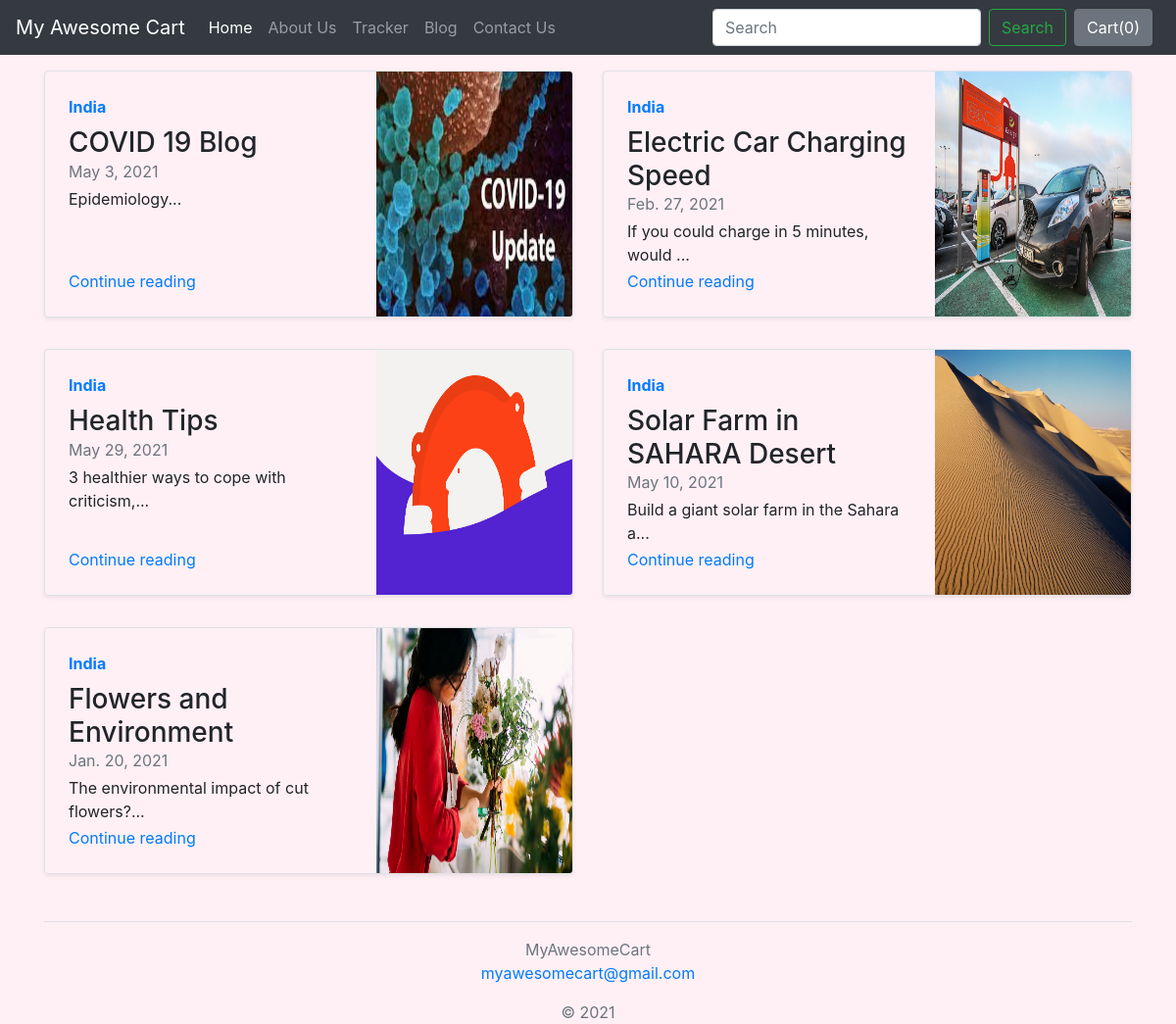
Screenshot of /blog/ with the database file from the repository.
### blog/models.py (models this page shows)
class Blogpost(models.Model):
    post_id = models.AutoField(primary_key=True)
    title = models.CharField(max_length=50)
    head0 = models.CharField(max_length=500, default="")
    chead0 = models.CharField(max_length=5000, default="")
    head1 = models.CharField(max_length=500, default="")
    chead1 = models.CharField(max_length=5000, default="")
    head2 = models.CharField(max_length=500, default="")
    chead2 = models.CharField(max_length=5000, default="")
    pub_date = models.DateField()
    thumbnail = models.ImageField(upload_to="blog/images", default="")
    def __str__(self):
        return self.title

### blog/views.py (the view)
# urls.py: path("", views.index, name="blogHome"),
def index(request):
    myposts = Blogpost.objects.all()
    print(myposts)
    return render(request, 'blog/index.html', {'myposts': myposts})

### blog/templates/blog/index.html (shortened to what this page needs)
{% extends 'blog/basic.html' %}
{% block body %}
<div class="container mt-3">
  <div class="row my-2">
    {% for item in myposts %}
    <div class="col-md-6">
      <div class="row no-gutters border rounded overflow-hidden flex-md-row mb-4 shadow-sm h-md-250 position-relative">
        <div class="col p-4 d-flex flex-column position-static">
          <strong class="d-inline-block mb-2 text-primary">India</strong>
          <h3 class="mb-0">{{item.title}}</h3>
          <div class="mb-1 text-muted">{{item.pub_date}}</div>
          <p class="card-text mb-auto">{{item.head0|slice:"0:40"}}...</p>
          <a href="blogpost/{{item.post_id}}" class="stretched-link">Continue reading</a>
        </div>
        <div class="col-auto d-none d-lg-block">
          <img src="/media/{{item.thumbnail}}" class="bd-placeholder-img" width="200" height="250" aria-label="Placeholder: Thumbnail"></img>
        </div>
      </div>
    </div>
    {% if forloop.counter|divisibleby:2 %}
  </div>
  <div class="row my-2">
  {% endif %}
  {% endfor %}
  </div>
   <footer class="pt-3 mt-4 text-muted border-top">
      <p>MyAwesomeCart<br>
        <a href="mailto:myawesomecart@gmail.com">myawesomecart@gmail.com</a></p>
      &copy; 2021
    </footer>
</div>
{% endblock %}

### blog/templates/blog/basic.html (shortened to what this page needs)
<!doctype html>
<html lang="en" xmlns="http://www.w3.org/1999/html">
  <head>
    <link rel="stylesheet" href="https://stackpath.bootstrapcdn.com/bootstrap/4.2.1/css/bootstrap.min.css">
  </head>
  <body>
    <nav class="navbar navbar-expand-lg navbar-dark bg-dark">
  <a class="navbar-brand" href="/shop">My Awesome Cart</a>
  <div class="collapse navbar-collapse" id="navbarSupportedContent">
    <ul class="navbar-nav mr-auto">
      <li class="nav-item active">
        <a class="nav-link" href="/shop">Home <span class="sr-only">(current)</span></a>
      </li>
      <li class="nav-item">
        <a class="nav-link" href="/shop/about">About Us</a>
      </li>
      <li class="nav-item">
        <a class="nav-link" href="/shop/tracker">Tracker</a>
      </li>
      <li class="nav-item">
        <a class="nav-link" href="/blog">Blog</a>
      </li>
      <li class="nav-item">
        <a class="nav-link" href="/shop/contact">Contact Us</a>
      </li>
    </ul>
    <form method='get' action='/shop/search/' class="form-inline my-2 my-lg-0">
      <input class="form-control mr-sm-2" type="search" placeholder="Search" aria-label="Search" name="search" id="search">
      <button class="btn btn-outline-success my-2 my-sm-0" type="submit">Search</button>
    </form>
    <button type="button" class="btn btn-secondary mx-2" id="popcart" data-bs-container="body" data-bs-toggle="popover" data-bs-placement="bottom" data-bs-content="Bottom popover" data-html="true" >
   Cart(<span id="cart">0</span>)
</button>
  </div>
</nav>
  {% block body %} {% endblock %}
  </body>
</html>

### rows the page displays
Blogpost: title "COVID 19 Blog", pub_date "May 3, 2021", head0 "Epidemiology", thumbnail (picture)
Blogpost: title "Electric Car Charging Speed", pub_date "Feb. 27, 2021", head0 "If you could charge in 5 minutes, would", thumbnail (picture)
Blogpost: title "Health Tips", pub_date "May 29, 2021", head0 "3 healthier ways to cope with criticism,", thumbnail (picture)
Blogpost: title "Solar Farm in SAHARA Desert", pub_date "May 10, 2021", head0 "Build a giant solar farm in the Sahara a", thumbnail (picture)
Blogpost: title "Flowers and Environment", pub_date "Jan. 20, 2021", head0 "The environmental impact of cut flowers?", thumbnail (picture)
